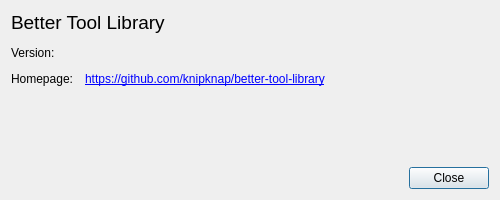
<?xml version="1.0" encoding="UTF-8"?>
<ui version="4.0">
 <class>AboutDialog</class>
 <widget class="QDialog" name="AboutDialog">
  <property name="geometry">
   <rect>
    <x>0</x>
    <y>0</y>
    <width>500</width>
    <height>200</height>
   </rect>
  </property>
  <property name="windowTitle">
   <string notr="true">Better Tool Library</string>
  </property>
  <layout class="QVBoxLayout" name="verticalLayout">
   <property name="spacing">
    <number>12</number>
   </property>
   <item>
    <widget class="QLabel" name="aboutLabel">
     <property name="font">
      <font>
       <pointsize>14</pointsize>
      </font>
     </property>
     <property name="text">
      <string notr="true">Better Tool Library</string>
     </property>
    </widget>
   </item>
   <item>
    <layout class="QGridLayout" name="gridLayout" columnstretch="0,1">
     <item row="1" column="1">
      <widget class="QLabel" name="labelVersion">
       <property name="focusPolicy">
        <enum>Qt::TabFocus</enum>
       </property>
       <property name="text">
        <string/>
       </property>
       <property name="textInteractionFlags">
        <set>Qt::TextSelectableByKeyboard|Qt::TextSelectableByMouse</set>
       </property>
      </widget>
     </item>
     <item row="2" column="0">
      <widget class="QLabel" name="label_2">
       <property name="text">
        <string>Homepage:</string>
       </property>
      </widget>
     </item>
     <item row="1" column="0">
      <widget class="QLabel" name="label">
       <property name="text">
        <string>Version:</string>
       </property>
      </widget>
     </item>
     <item row="2" column="1">
      <widget class="QLabel" name="label_3">
       <property name="focusPolicy">
        <enum>Qt::TabFocus</enum>
       </property>
       <property name="text">
        <string notr="true">&lt;a href=&quot;https://github.com/knipknap/better-tool-library&quot;&gt;https://github.com/knipknap/better-tool-library&lt;/a&gt;</string>
       </property>
       <property name="textFormat">
        <enum>Qt::RichText</enum>
       </property>
       <property name="openExternalLinks">
        <bool>true</bool>
       </property>
       <property name="textInteractionFlags">
        <set>Qt::LinksAccessibleByKeyboard|Qt::LinksAccessibleByMouse</set>
       </property>
      </widget>
     </item>
    </layout>
   </item>
   <item>
    <spacer name="verticalSpacer">
     <property name="orientation">
      <enum>Qt::Vertical</enum>
     </property>
     <property name="sizeHint" stdset="0">
      <size>
       <width>20</width>
       <height>40</height>
      </size>
     </property>
    </spacer>
   </item>
   <item>
    <widget class="QDialogButtonBox" name="buttonBox">
     <property name="orientation">
      <enum>Qt::Horizontal</enum>
     </property>
     <property name="standardButtons">
      <set>QDialogButtonBox::Close</set>
     </property>
    </widget>
   </item>
  </layout>
 </widget>
 <resources/>
 <connections/>
</ui>
